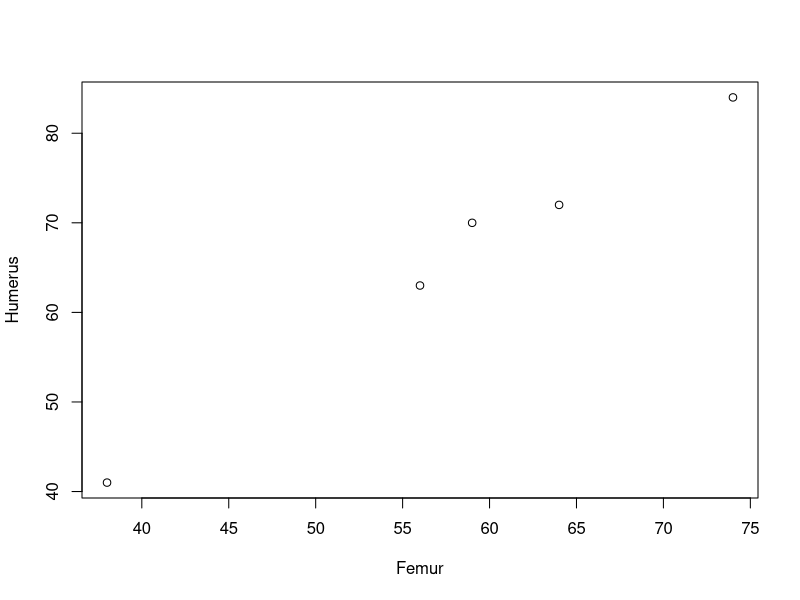
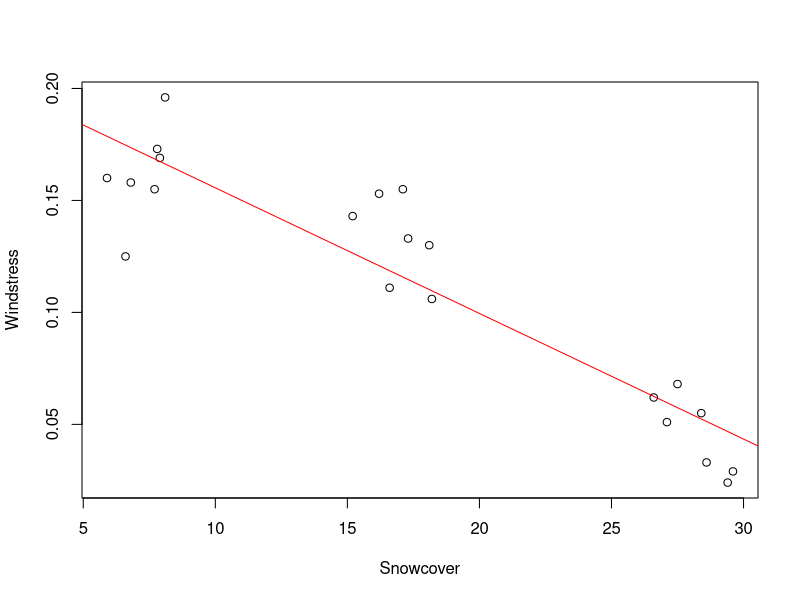

These figures' R source, in order:
pdf("hw3.pdf")

# 1 Scatter Plot and Correlation calculation (by hand)
femur <- c(38, 56, 59, 64, 74)
humerus <- c(41, 63, 70, 72, 84)
correlation_1 <- cor(femur, humerus)
plot(femur, humerus, xlab = "Femur", ylab = "Humerus")

# 2 Finding correlation value to find linear regression equation by hand
fl <- c(5.8, 7, 7.5, 8.1, 8, 9)
h <- c(64, 65, 66, 67, 68, 69)
print(cor(fl, h))

# 3 More Scatter Plots
snowcover <- c(6.6, 5.9, 6.8, 7.7, 7.9, 7.8, 8.1, 16.6, 18.2, 15.2, 16.2, 17.1, 17.3, 18.1, 26.6, 27.1, 27.5, 28.4, 28.6, 29.6, 29.4)

windstress <- c(0.125, 0.160, 0.158, 0.155, 0.169, 0.173, 0.196, 0.111, 0.106, 0.143, 0.153, 0.155, 0.133, 0.130, 0.062, 0.051, 0.068, 0.055, 0.033, 0.029, 0.024)

regress_line <- lm(windstress ~ snowcover)

plot(snowcover, windstress, xlab = "Snowcover", ylab = "Windstress")
abline(regress_line, col = "red")
correlation <- cor(snowcover, windstress)
print(correlation)

# 3.4 Prediction
new_data <- c(12)
predictions <- predict(regress_line, new_data = data.frame(snowcover = 12))
data.frame(new_data, predictions)

snowcover_mean <- mean(snowcover)
windstress_mean <- mean(windstress)
snow_d <- snowcover - snowcover_mean
wind_d <- windstress - windstress_mean

slope_num <- sum(snow_d * wind_d)
slope_denom <- sum(snow_d^2)
slope <- slope_num / slope_denom
intercept <- windstress_mean - slope * snowcover_mean

# Test results to print
print(snowcover_mean)
print(windstress_mean)
print(slope)
print(intercept)

# 3.5 Residual, to check values
climate_residual <- resid(regress_line)
regress_line
climate_residual

dev.off()
